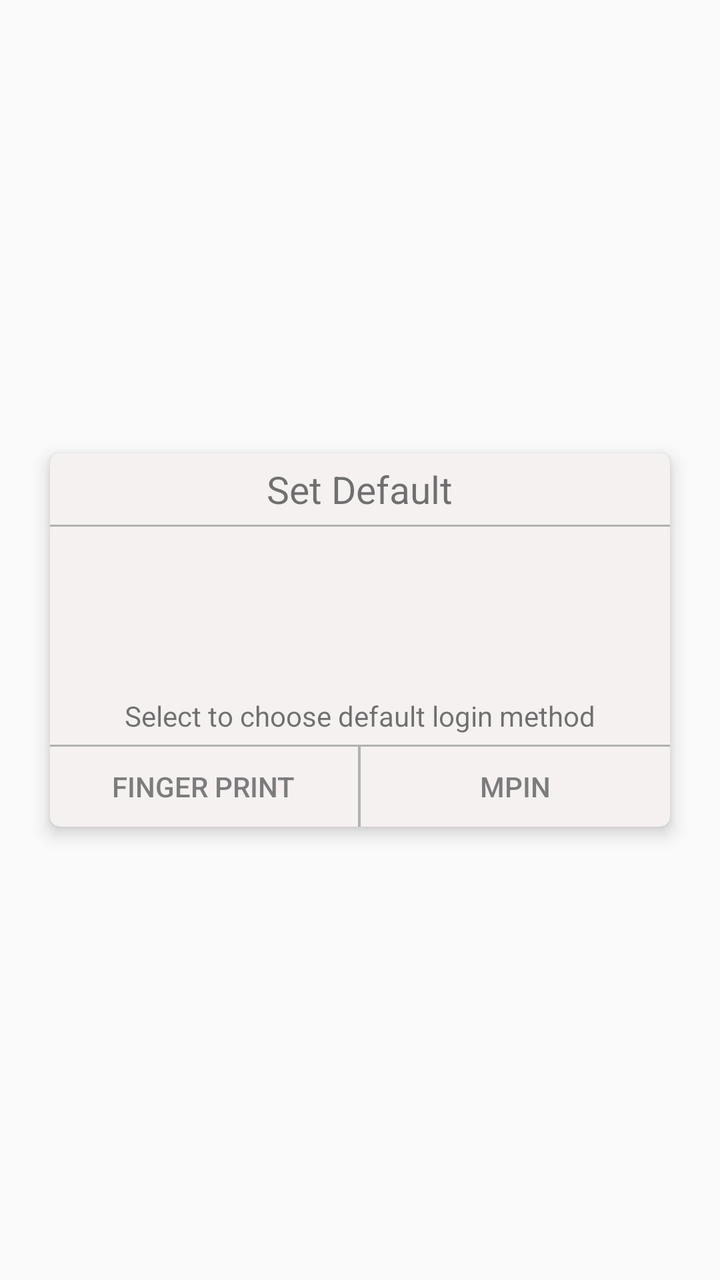
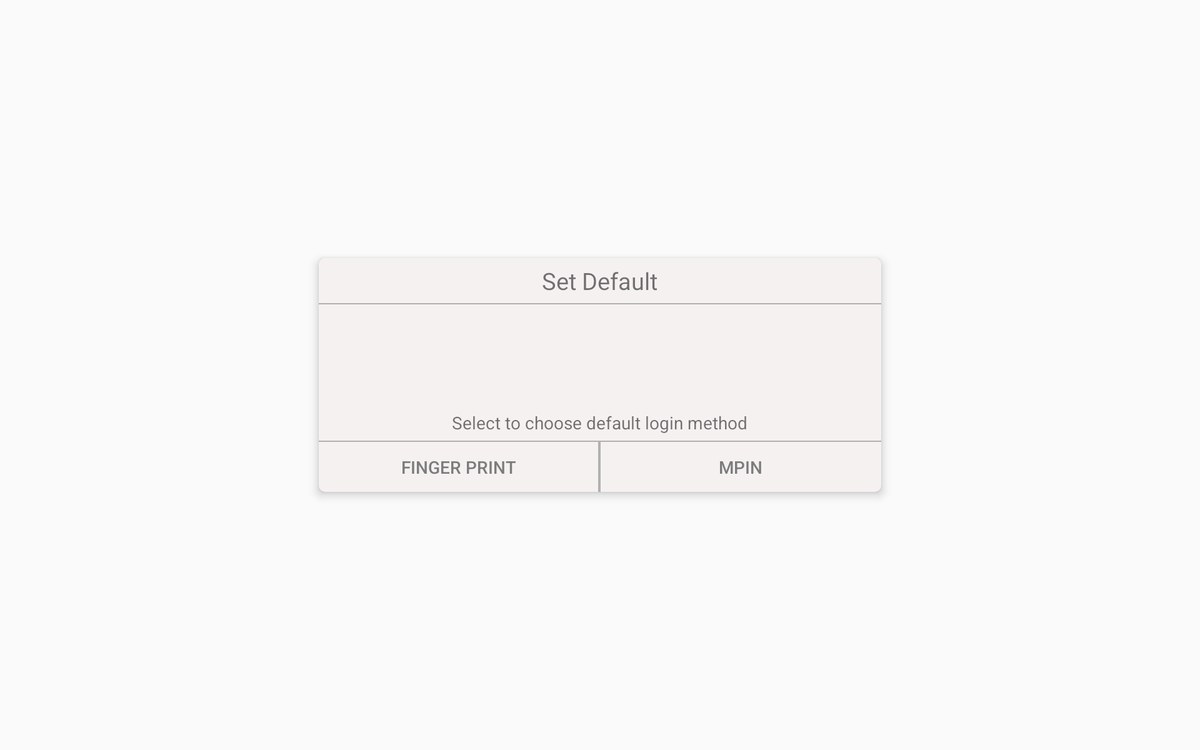

An Android layout and its configuration variant, each rendered on a device that would load it. The default file and the variant file are quoted in full after the pictures.
<!-- AndroidManifest.xml: application theme AppTheme -->
<!-- res/layout/choose_default_authenticate_a.xml -->
<?xml version="1.0" encoding="utf-8"?>
<LinearLayout xmlns:android="http://schemas.android.com/apk/res/android"
    android:layout_width="match_parent"
    android:layout_height="match_parent"
    xmlns:app="http://schemas.android.com/apk/res-auto"
    android:orientation="vertical"
    android:gravity="center">


    <android.support.v7.widget.CardView
        android:layout_width="match_parent"
        android:layout_height="wrap_content"
        app:cardCornerRadius="5dp"
        app:cardElevation="5dp"
        android:layout_marginStart="25dp"
        android:layout_marginEnd="25dp"

        app:cardBackgroundColor="#f5f1f1"
        >

        <LinearLayout
            android:layout_width="match_parent"
            android:layout_height="wrap_content"
            android:orientation="vertical">

            <TextView
                android:layout_width="wrap_content"
                android:layout_height="wrap_content"
                android:text="Set Default"
                android:textSize="19sp"
                android:padding="5dp"
                android:layout_gravity="center"/>

            <View
                android:layout_width="match_parent"
                android:layout_height="1dp"
                android:background="#b1b0b0"/>


            <LinearLayout
                android:layout_width="match_parent"
                android:layout_height="wrap_content"
                android:orientation="horizontal"
                android:layout_marginTop="20dp">

                <LinearLayout
                    android:id="@+id/finger_ll"
                    android:layout_width="0dp"
                    android:layout_height="match_parent"
                    android:layout_weight="1"
                    android:gravity="center"
                    android:orientation="vertical"
                    android:background="?attr/selectableItemBackground"
                    >

                    <ImageView
                        android:id="@+id/fingerAuth"
                        android:layout_width="55dp"
                        android:layout_height="55dp"
                        android:background="@drawable/ic_fingerprint_grey"
                        android:padding="15dp"/>



                </LinearLayout>



                <LinearLayout
                    android:id="@+id/mpin_ll"
                    android:layout_width="0dp"
                    android:layout_height="match_parent"
                    android:layout_weight="1"
                    android:gravity="center"
                    android:orientation="vertical"
                    android:background="?attr/selectableItemBackground"
                    >

                    <ImageView
                        android:id="@+id/mPinAuth"
                        android:layout_width="50dp"
                        android:layout_height="50dp"
                        android:background="@drawable/ic_lock_a"
                        android:padding="15dp"/>


                </LinearLayout>

            </LinearLayout>
            <TextView
                android:layout_width="wrap_content"
                android:layout_height="wrap_content"
                android:layout_gravity="center"
                android:layout_marginTop="10dp"
                android:text="Select to choose default login method"/>

            <View
                android:layout_width="match_parent"
                android:layout_height="1dp"
                android:background="#b1b0b0"
                android:layout_marginTop="5dp"/>


            <LinearLayout
                android:layout_width="match_parent"
                android:layout_height="wrap_content"
                android:orientation="horizontal">

                <LinearLayout
                    android:id="@+id/fingerPrintBtnLayout"
                    android:layout_width="0dp"
                    android:layout_height="match_parent"
                    android:layout_weight="1"
                    android:gravity="center"
                    android:orientation="vertical"
                    android:background="?attr/selectableItemBackground"
                    >

                    <Button
                        android:id="@+id/btn_fingerPrint"
                        android:layout_width="wrap_content"
                        android:layout_height="wrap_content"
                        android:text="Finger Print"
                        android:textColor="#7c7c7c"
                        android:background="@android:color/transparent"/>



                </LinearLayout>


                <View
                    android:id="@+id/viewVertical"
                    android:layout_width="0dp"
                    android:layout_height="40dp"
                    android:background="#b1b0b0"
                    android:layout_weight="0.01"/>

                <LinearLayout
                    android:layout_width="0dp"
                    android:layout_height="match_parent"
                    android:layout_weight="1"
                    android:gravity="center"
                    android:orientation="vertical"
                    android:background="?attr/selectableItemBackground"
                    >

                    <Button
                        android:id="@+id/btn_mpin"
                        android:layout_width="wrap_content"
                        android:layout_height="wrap_content"
                        android:textColor="#7c7c7c"
                        android:text="MPIN"
                        android:background="@android:color/transparent"/>


                </LinearLayout>

            </LinearLayout>

        </LinearLayout>








    </android.support.v7.widget.CardView>



</LinearLayout>
<!-- resources referenced by this layout -->
<resources>
  <style name="AppTheme" parent="Theme.AppCompat.Light.DarkActionBar">
          
          <item name="colorPrimary">@color/colorPrimary</item>
          <item name="colorPrimaryDark">@color/colorPrimaryDark</item>
          <item name="colorAccent">@color/colorAccent</item>
          <item name="windowActionBarOverlay">true</item>
      </style>
  <color name="colorPrimary">#00923F</color>
  <color name="colorPrimaryDark">#00923F</color>
  <color name="colorAccent">#00923F</color>
</resources>
<!-- res/layout-sw600dp-land/choose_default_authenticate_a.xml (the repository's variant of the layout above) -->
<!-- drawn on a 7-inch tablet turned sideways -->
<?xml version="1.0" encoding="utf-8"?>
<LinearLayout xmlns:android="http://schemas.android.com/apk/res/android"
    android:layout_width="match_parent"
    android:layout_height="match_parent"
    xmlns:app="http://schemas.android.com/apk/res-auto"
    android:orientation="horizontal"
    android:gravity="center">


    <android.support.v7.widget.CardView
        android:layout_width="450dp"
        android:layout_height="wrap_content"
        app:cardCornerRadius="5dp"
        app:cardElevation="5dp"
        android:layout_marginStart="25dp"
        android:layout_marginEnd="25dp"

        app:cardBackgroundColor="#f5f1f1"
        >

        <LinearLayout
            android:layout_width="match_parent"
            android:layout_height="wrap_content"
            android:orientation="vertical">

            <TextView
                android:layout_width="wrap_content"
                android:layout_height="wrap_content"
                android:text="Set Default"
                android:textSize="19sp"
                android:padding="5dp"
                android:layout_gravity="center"/>

            <View
                android:layout_width="match_parent"
                android:layout_height="1dp"
                android:background="#b1b0b0"/>


            <LinearLayout
                android:layout_width="match_parent"
                android:layout_height="wrap_content"
                android:orientation="horizontal"
                android:layout_marginTop="20dp">

                <LinearLayout
                    android:id="@+id/finger_ll"
                    android:layout_width="0dp"
                    android:layout_height="match_parent"
                    android:layout_weight="1"
                    android:gravity="center"
                    android:orientation="vertical"
                    android:background="?attr/selectableItemBackground"
                    >

                    <ImageView
                        android:id="@+id/fingerAuth"
                        android:layout_width="55dp"
                        android:layout_height="55dp"
                        android:background="@drawable/ic_fingerprint_grey"
                        android:padding="15dp"/>



                </LinearLayout>



                <LinearLayout
                    android:id="@+id/mpin_ll"
                    android:layout_width="0dp"
                    android:layout_height="match_parent"
                    android:layout_weight="1"
                    android:gravity="center"
                    android:orientation="vertical"
                    android:background="?attr/selectableItemBackground"
                    >

                    <ImageView
                        android:id="@+id/mPinAuth"
                        android:layout_width="50dp"
                        android:layout_height="50dp"
                        android:background="@drawable/ic_lock_a"
                        android:padding="15dp"/>


                </LinearLayout>

            </LinearLayout>
            <TextView
                android:layout_width="wrap_content"
                android:layout_height="wrap_content"
                android:layout_gravity="center"
                android:layout_marginTop="10dp"
                android:text="Select to choose default login method"/>

            <View
                android:layout_width="match_parent"
                android:layout_height="1dp"
                android:background="#b1b0b0"
                android:layout_marginTop="5dp"/>


            <LinearLayout
                android:layout_width="match_parent"
                android:layout_height="wrap_content"
                android:orientation="horizontal">

                <LinearLayout
                    android:id="@+id/fingerPrintBtnLayout"
                    android:layout_width="0dp"
                    android:layout_height="match_parent"
                    android:layout_weight="1"
                    android:gravity="center"
                    android:orientation="vertical"
                    android:background="?attr/selectableItemBackground"
                    >

                    <Button
                        android:id="@+id/btn_fingerPrint"
                        android:layout_width="wrap_content"
                        android:layout_height="wrap_content"
                        android:text="Finger Print"
                        android:textColor="#7c7c7c"
                        android:background="@android:color/transparent"/>



                </LinearLayout>


                <View
                    android:id="@+id/viewVertical"
                    android:layout_width="0dp"
                    android:layout_height="40dp"
                    android:background="#b1b0b0"
                    android:layout_weight="0.01"/>

                <LinearLayout
                    android:layout_width="0dp"
                    android:layout_height="match_parent"
                    android:layout_weight="1"
                    android:gravity="center"
                    android:orientation="vertical"
                    android:background="?attr/selectableItemBackground"
                    >

                    <Button
                        android:id="@+id/btn_mpin"
                        android:layout_width="wrap_content"
                        android:layout_height="wrap_content"
                        android:textColor="#7c7c7c"
                        android:text="MPIN"
                        android:background="@android:color/transparent"/>


                </LinearLayout>

            </LinearLayout>

        </LinearLayout>








    </android.support.v7.widget.CardView>



</LinearLayout>
